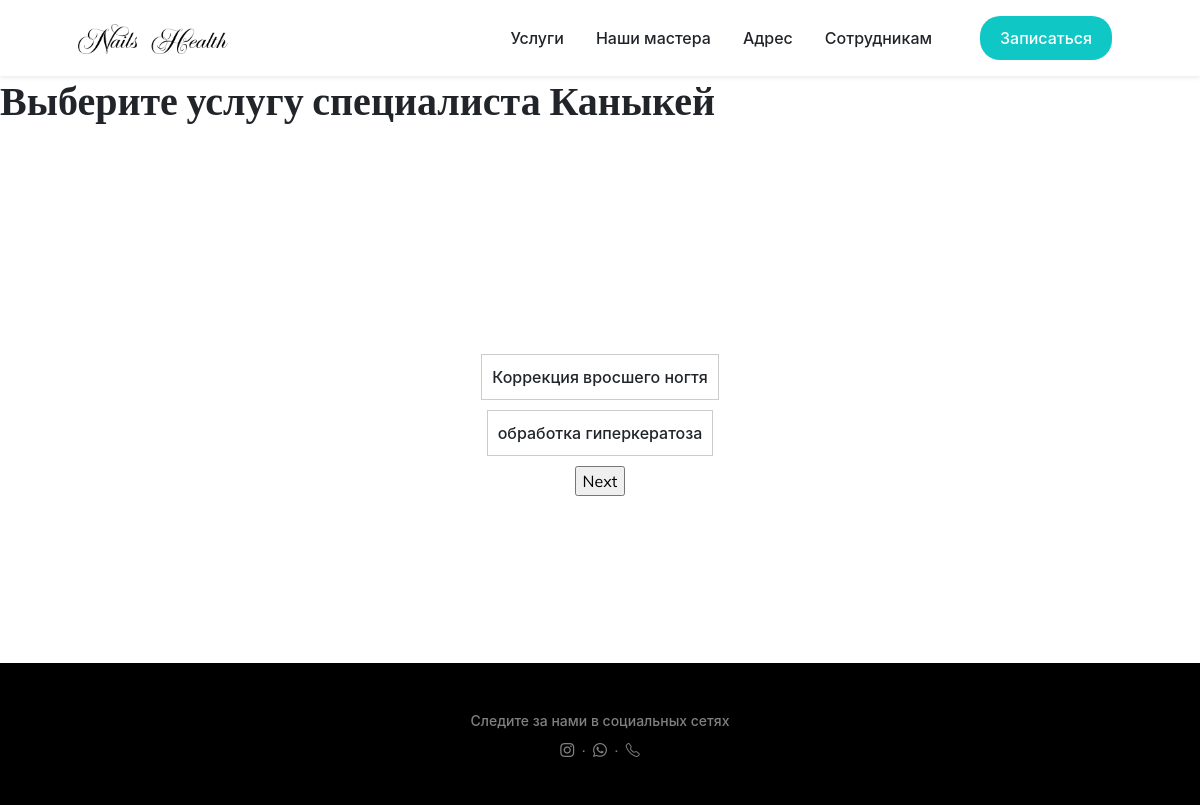
The page /appointments/select_service/3/ on the database its author committed.
### apps/masters/models.py (models this page shows, shortened)
class Master(models.Model):
    user = models.OneToOneField(User, related_name='user_master', on_delete=models.CASCADE)
    photo = models.ImageField(upload_to='master_photos')
    service = models.ManyToManyField(Service)
    schedule = models.OneToOneField(MasterSchedule, on_delete=models.CASCADE, null=True, blank=True, related_name='master_schedule')

### apps/services/models.py (models this page shows, shortened)
class Service(models.Model):
    name = models.CharField(max_length=255)
    description = models.TextField()
    price = models.DecimalField(max_digits=8, decimal_places=2)
    category = models.ForeignKey(Category, on_delete=models.CASCADE)
    duration = models.PositiveIntegerField(default=30, help_text="Duration of the service in minutes")
    def __str__(self):
        return self.name

### apps/appointments/views.py (the view)
# urls.py: path('select_service/<int:master_id>/', views.select_service, name='select_service'),
def select_service(request, master_id):
    selected_master = Master.objects.get(pk=master_id)
    if request.method == 'POST':
        form = ServiceForm(request.POST)
        if form.is_valid():
            service_id = form.cleaned_data['service'].id
            return redirect('appointments:select_date', service_id=service_id, master_id=master_id)
    else:
        available_services = Service.objects.filter(master=selected_master)
        form = ServiceForm()
    form.fields['service'].queryset = available_services
    return render(request, 'appointments/select_service.html', {
        'service_form': form,
        'selected_master': selected_master,
    })

### apps/appointments/forms.py
class ServiceForm(forms.Form):
    service = forms.ModelChoiceField(queryset=Service.objects.all(), label='Выберите услугу')

### apps/appointments/templates/appointments/select_service.html (shortened to what this page needs)
{% extends 'base.html' %}
{% block content %}
<div class="container-full-height">
    <h1>Выберите услугу специалиста {{ selected_master.user.first_name }}</h1>
    <form method="post">
        {% for service in service_form.service.field.queryset %}
            <label class="service-container">
                {{ service }}
            </label>
        {% endfor %}
        <input type="submit" value="Next">
    </form>
</div>
{% endblock %}

### apps/appointments/templates/appointments/select_service.html (style rules this page uses)
.service-container { position: relative; border: 1px solid #ccc; padding: 10px; margin-bottom: 10px; cursor: pointer; }

### rows shown on the page
Master: user.first_name "Каныкей"
Service: name "Коррекция вросшего ногтя"
Service: name "обработка гиперкератоза"
